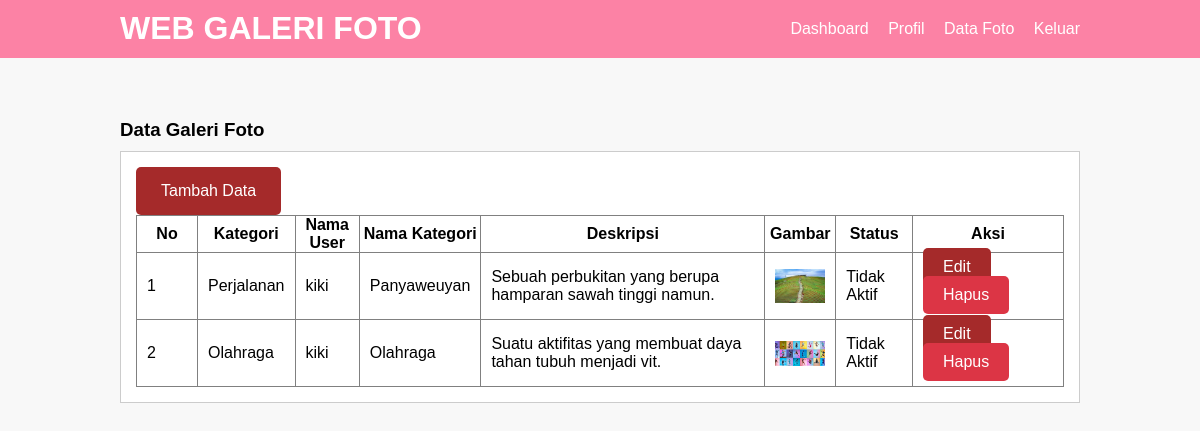
Screenshot of /data-image.php (signed in) with the database file from the repository.
### tables this page shows
CREATE TABLE `tb_image` (
  `image_id` int(11) NOT NULL,
  `category_id` int(11) NOT NULL,
  `category_name` varchar(100) NOT NULL,
  `admin_id` int(11) NOT NULL,
  `admin_name` varchar(100) NOT NULL,
  `image_name` varchar(100) NOT NULL,
  `image_description` text NOT NULL,
  `image` varchar(100) NOT NULL,
  `image_status` tinyint(1) NOT NULL,
  `date_created` timestamp NOT NULL DEFAULT current_timestamp() ON UPDATE current_timestamp()
);

### data-image.php (the view, shortened to what this page needs)
<?php
	include 'db.php';
?>
<!DOCTYPE html PUBLIC "-//W3C//DTD XHTML 1.0 Transitional//EN" "http://www.w3.org/TR/xhtml1/DTD/xhtml1-transitional.dtd">
<html xmlns="http://www.w3.org/1999/xhtml">
<head>
<link rel="stylesheet" type="text/css" href="css/style.css">
</head>
<body>
    <header>
        <div class="container">
        <h1><a href="dashboard.php">WEB GALERI FOTO</a></h1>
        <ul>
           <li><a href="dashboard.php">Dashboard</a></li>
           <li><a href="profil.php">Profil</a></li>
           <li><a href="data-image.php">Data Foto</a></li>
           <li><a href="Keluar.php">Keluar</a></li>
        </ul>
        </div>
    </header>
    <br>
    <br>
    <div class="section">
        <div class="container">
            <h3>Data Galeri Foto</h3>
            <div class="box">
            <button style="background-color: #A52A2A; color: white; padding: 15px 25px; border: none; border-radius: 5px; text-align: center; text-decoration: none; display: inline-block; font-size: 16px; cursor: pointer;">
    <a href="tambah-image.php" style="color: inherit; text-decoration: none;">Tambah Data</a>
</button>
                <table border="1" cellspacing="0" class="table">
                    <thead>
                        <tr>
                           <th width="60px">No</th>
                           <th>Kategori</th>
                           <th>Nama User</th>
                           <th>Nama Kategori</th>
                           <th>Deskripsi</th>
                           <th>Gambar</th>
                           <th>Status</th>
                           <th width="150px">Aksi</th>
                        </tr>
                    </thead>
                    <tbody>
                        <?php
						    $no = 1;
							$user = $_SESSION['a_global']->admin_id;
                            $foto = mysqli_query($conn, "SELECT * FROM tb_image WHERE admin_id = '$user' ");
							if(mysqli_num_rows($foto) >0 ){
							while($row = mysqli_fetch_array($foto)){
						?>
                        <tr>
                           <td><?php echo $no++ ?></td>
                           <td><?php echo $row['category_name'] ?></td>
                           <td><?php echo $row['admin_name'] ?></td>
                           <td><?php echo $row['image_name'] ?></td>
                           <td><?php echo $row['image_description']?></td>
                           <td><a href="foto/<?php echo $row['image']?>" target="_blank"><img src="foto/<?php echo $row['image']?>" width="50px"></a></td>
                           <td><?php echo ($row['image_status'] == 0)? 'Tidak Aktif':'Aktif'; ?></td>
                           <td>
                           <a href="edit-image.php?id=<?php echo $row['image_id'] ?>" style="background-color: #A52A2A; color: white; padding: 10px 20px; text-decoration: none; border-radius: 5px;">Edit</a>
                           <a href="proses-hapus.php?idp=<?php echo $row['image_id'] ?>" onclick="return confirm('Yakin Ingin Hapus ?')" style="background-color: #dc3545; color: white; padding: 10px 20px; border-radius: 5px; text-decoration: none; display: inline-block;">Hapus</a>
                           </td>
                        </tr>
                        <?php }}else{ ?>
                             <tr>
                                <td colspan="8">Tidak ada data</td>
                             </tr>
                        <?php } ?>
                    </tbody>
                </table>
            </div>
        </div>
    </div>
</body>
</html>

### css/style.css (style rules this page uses)
* { padding:0; margin:0; font-family:'Quicksand', sans-serif; }
body { background-color:#f8f8f8; }
a { color: inherit; text-decoration:none; }
header { background-color: #fc82a5; color: #fff; }
header h1 { float:left; padding:10px 0; }
header ul { float:right; }
header ul li { display:inline-block; }
header ul li a { padding:20px 0 20px 15px; display: inline-block; }
.container { width: 80%; margin: 0 auto; }
.container:after { content:''; display: block; clear:both; }
.section { padding:25px 0; }
.box { background-color: #fff; border:1px solid #ccc; padding:15px; box-sizing: border-box; margin:10px 0 25px 0; }
.box:after { content: ''; display: block; clear: both; }
.table { width: 100%; border-collapse: collapse; }
.table tr { height: 30px; }
.table tr td { padding:5px 10px; }

### rows the page displays
tb_image: category_name "Perjalanan", admin_name "kiki", image_name "Panyaweuyan", image_description "Sebuah perbukitan yang berupa hamparan sawah tinggi namun.", image (picture), image_status "Tidak Aktif"
tb_image: category_name "Olahraga", admin_name "kiki", image_name "Olahraga", image_description "Suatu aktifitas yang membuat daya tahan tubuh menjadi vit.", image (picture), image_status "Tidak Aktif"
